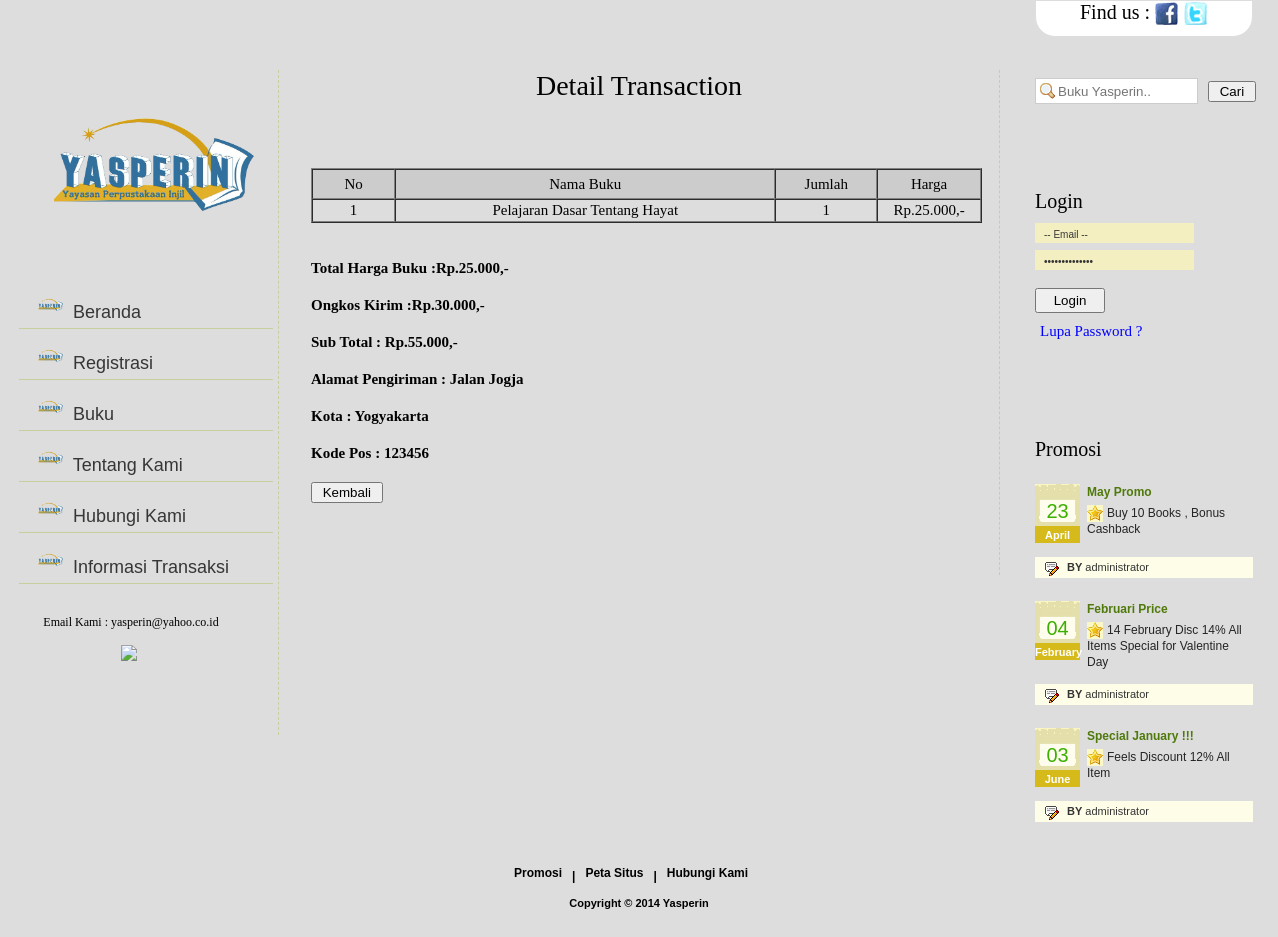
The page /detailtransaksi2.php?idpemesanan=PM0003 on the database its author committed.
### tables this page shows
CREATE TABLE IF NOT EXISTS `detailpemesanan` (
  `IdDetailPemesanan` int(11) NOT NULL AUTO_INCREMENT,
  `IdPemesanan` varchar(6) NOT NULL,
  `IdBuku` varchar(6) NOT NULL,
  `Harga` int(11) NOT NULL,
  `Jumlah` int(11) NOT NULL,
  `Diskon` int(11) NOT NULL,
  PRIMARY KEY (`IdDetailPemesanan`)
);

CREATE TABLE IF NOT EXISTS `buku` (
  `IdBuku` varchar(6) NOT NULL,
  `Sampul` varchar(100) NOT NULL,
  `Judul` varchar(50) NOT NULL,
  `Penulis` varchar(25) NOT NULL,
  `Kategori` varchar(20) NOT NULL,
  `Sinopsis` text NOT NULL,
  `Harga` int(11) NOT NULL,
  PRIMARY KEY (`IdBuku`)
);

CREATE TABLE IF NOT EXISTS `pengiriman` (
  `IdPengiriman` varchar(6) NOT NULL,
  `Tanggal` date NOT NULL,
  `Ongkos` int(6) NOT NULL,
  `Alamat` varchar(200) NOT NULL,
  `KodePos` int(7) NOT NULL,
  `Kota` varchar(20) NOT NULL,
  `Status` varchar(15) NOT NULL,
  `IdPemesanan` varchar(6) NOT NULL,
  PRIMARY KEY (`IdPengiriman`)
);

CREATE TABLE IF NOT EXISTS `promo` (
  `IDPromosi` int(11) NOT NULL AUTO_INCREMENT,
  `JudulPromo` varchar(100) NOT NULL,
  `IsiPromo` text NOT NULL,
  `TglPromo` date NOT NULL,
  `IdPengurus` varchar(15) NOT NULL,
  PRIMARY KEY (`IDPromosi`)
);

### controller/conf.php (called while the page is built, shortened)
<?php
function rp($angka){
	$angka = number_format($angka);
	$angka = str_replace(',', '.', $angka);
	$angka ="$angka";
	return "Rp.".$angka.",-";
}
?>

### detailtransaksi2.php (the view, shortened to what this page needs)
<?php
require("header.php");
?>
	<div id="contentWrap">
 		<div id="contentPanel">
		<?php require("leftPanel.php"); ?>
<div id="middlePanel">
   				<div class="top">
    				<h2 align="center">Detail Transaction</h2>
   				</div>
                <div class="bottom">
<br/><br/>
<table width="671" border="1" cellspacing="0" cellpadding="2" align="center">
    <tr>
      <td width="82" height="24" align="center" bgcolor="#CCCCCC">No</td>
      <td width="400" align="center" bgcolor="#CCCCCC">Nama Buku</td>
      <td width="100" align="center" bgcolor="#CCCCCC">Jumlah</td>
	  <td width="100" align="center" bgcolor="#CCCCCC">Harga</td>
    </tr>
    <?php
	$rs2 = mysql_query("select * from detailpemesanan where IdPemesanan='".$_GET['idpemesanan']."'");
	$pengiriman = mysql_fetch_array(mysql_query("select * from pengiriman where IdPemesanan='".$_GET['idpemesanan']."'"));
	while($row = mysql_fetch_array($rs2))
	{
	$i++;
	$total += $row["Harga"]*$row["Jumlah"];
	?>
    <form method="post" name="form<?php echo $i; ?>" id="form<?php echo $i; ?>" >
    <tr>
    	<td align="center"><?php echo $i; ?></td>
    	<td align="center"><?php
		$namabuku = mysql_fetch_array(mysql_query("select judul from buku where IdBuku='".$row['IdBuku']."'"));
		echo $namabuku[0];
		?></td>
		<td align="center"><?php echo $row["Jumlah"]; ?></td>
        <td align="center"><?php echo rp($row["Harga"]); ?></td>
    </tr>
    </form>
    <?php
	}
	?>
    </table><br/>
	<h4>Total Harga Buku :<?php echo rp($total); ?></h4>
	<h4>Ongkos Kirim :<?php echo rp($pengiriman['Ongkos']); ?></h4>
	<h4>Sub Total : <?php echo rp($total+$pengiriman['Ongkos']); ?></h4>
	<h4>Alamat Pengiriman : <?php echo $pengiriman['Alamat']; ?></h4>
	<h4>Kota : <?php echo $pengiriman['Kota']; ?></h4>
	<h4>Kode Pos : <?php echo $pengiriman['KodePos']; ?></h4>
	<a href="kelola_transaksi.php" style="text-decoration:none"><input type="button" value=" Kembali "/></a>	<br/><br/>
    <br/>
				</div>
  	</div>
	<?php
			require("rightPanel.php");
		?>
 		</div>
	</div>
	<?php
		require("footer.php");
	?>
</body>
</html>

### rightPanel.php (shortened to what this page needs)
<div id="rigtPanel">
			<div id="header-search" >
			<form method="post" action="cari_buku.php">
			<input type="text" name="txtsearch" class="search" placeholder="Buku Yasperin.." id="search" />
			<input type="submit" value=" Cari "  />
			</form>
			</div>
			   <div class="contacts">
			   	<br/><br/>
				<?php
					if($nama == NULL || $nama == "")
					{
				?>
   				<h2>Login</h2>
				<form method="POST" action="controller/doLoginUser.php">
   				<input class="inp" name="txtusername" type="text" value="-- Email --" onfocus="if(this.value=='-- Email --')this.value=''" onblur="if(this.value=='')this.value='-- Email --'"/>
   				<input class="inp" name="txtpassword" type="password" value="-- Password --" onfocus="if(this.value=='-- Password --')this.value=''" onblur="if(this.value=='')this.value='-- Password --'"/>
				<br/>
				<input type="submit" value="Login" style="width:70px;height:25px;margin-right:10px"/>
				<br/>
				<a href="lupasandi.php">Lupa Password ?</a>
				<br/>
				<div class="error">
				</div>
				</form>
				<?php
					}
				?>
  				</div>
  				<div class="services">
			<br/><br/>
			<br/><br/>
   				<h2>Promosi</h2>
   				<ul>
				<?php
				$rs = mysql_query("select * from promo order by IDPromosi desc");
				while($row = mysql_fetch_array($rs))
				{
				$date = $row["TglPromo"];
				?>
    					<li>
      						<div class="cal"><?php echo date("d", strtotime($date)); ?><span><?php echo date("F", strtotime($date)); ?></span></div>
      						<h2><?php echo $row["JudulPromo"]; ?></h2>
      						<p><?php echo $row["IsiPromo"]; ?></p>
      						<div class="author"><span>BY</span> administrator</div>
    					</li>
				<?php
					}
				?>
   				</ul>
  				</div>
 			</div>

### styles.css (style rules this page uses)
body { margin:0px; padding:0px; background:#DDDDDD;font-family:Verdana; }
#contentWrap { width:100%; margin:0px; padding:0px; float:left; background:#DDDDDD repeat-x }
#contentPanel { width:1240px; margin:0 auto; padding:33px 0 0 0 }
#header-search { bottom: 0; right: 0; width: 252px; height: 34px; padding: 8px 0 25px 0px; }
input.search { background:#FFFFFF url(images/search.png) no-repeat 4px 4px; padding:4px 4px 4px 22px; border:1px solid #CCCCCC; width: 135px; height: 16px; margin-right: 6px; color:#5F5F5F; }
#middlePanel { width:688px; margin:0px; padding:0 0 38px 32px; float:left; border-right:#c6d09d dashed 1px }
#middlePanel .top { width:650px; margin:0px; padding:0 0 0 3px; float:left }
#middlePanel .top h2 { width:650px; margin:0px; padding:0px; float:left; font-family:Verdana; font-size:28px; color:#000000; line-height:32px; font-weight:normal }
#middlePanel .bottom { width:668px; margin:32px 0 0 0; padding:0px; float:left; font-family:Verdana; font-size:15px; }
#rigtPanel { width:218px; margin:0px; padding:0 0 0 35px; float:left }
#rigtPanel .services { width:218px; margin:0px; padding:0px; float:left }
#rigtPanel .services h2 { width:218px; margin:0px; padding:0px; float:left; font-family:Verdana; font-size:20px; color:#000000; line-height:24px; font-weight:normal }
#rigtPanel .services ul { width:218px; margin:23px 0 0 0; padding:0px; float:left; display:block }
#rigtPanel .services ul li { width:218px; margin:0px; padding:0 0 23px 0; float:left; display:block }
#rigtPanel .services ul li .cal { width:45px; height:44px; margin:0px; padding:15px 0 0 0; float:left; font-family:Arial; font-size:20px; color:#3bb000; line-height:24px; text-align:center; background:url(images/calendar.jpg) no-repeat }
#rigtPanel .services ul li .cal span { width:45px; float:left; padding:0px; font-family:Arial; font-size:11px; color:#FFFFFF; text-align:center; font-weight:bold; margin:0px }
#rigtPanel .services ul li h2 { width:164px; margin:0px; padding:0 0 0 7px; float:left; font-family:Arial; font-size:12px; color:#4f790a; line-height:16px; font-weight:bold }
#rigtPanel .services ul li p { width:165px; margin:5px 0 0 0; padding:0 0 0 7px; float:left; font-family:Arial; font-size:12px; color:#252525; line-height:16px; text-indent:20px; background:url(images/star.jpg) no-repeat 7px 0 }
#rigtPanel .services ul li .author { width:186px; height:21px; margin:14px 0 0 0; padding:0 0 0 32px; float:left; font-family:Arial; font-size:11px; color:#343434; line-height:20px; background:#fefde7 url(images/author.jpg) no-repeat 10px 0 }
#rigtPanel .services ul li .author span { font-weight:bold }
#rigtPanel .contacts { width:220px; margin:16px 0 0 0; padding:0px; float:left ;font-family:Verdana; }
#rigtPanel .contacts h2 { width:200px; margin:0px; padding:0 0 3px 0; float:left; font-family:Verdana; font-size:20px; color:#000000; line-height:24px; font-weight:normal }
#rigtPanel .contacts .inp { width:150px; height:17px; margin:7px 0 0 0; padding:3px 0 0 9px; float:left; font-family:Arial; font-size:10px; color:#363636; border:0px; background:#f3efc0 }
#rigtPanel .contacts a { height:16px; margin:10px 0 0 0; margin-left:5px; padding:0px; float:left; color:blue; font-family:Verdana; font-size:15px; text-decoration:none; }
#rigtPanel .error { width:200px; height:16px; margin:10px 0 0 0; margin-left:5px; padding:0px; float:left; font-family:Arial; font-size:12px;text-decoration:none; color:red; }

### rows shown on the page
detailpemesanan: IdBuku.Judul "Pelajaran Dasar Tentang Hayat", Jumlah "1", Harga "Rp.25.000,-"
pengiriman: Ongkos "Rp.30.000,-", rp($total+$pengiriman['Ongkos']) "Rp.55.000,-", Alamat "Jalan Jogja", Kota "Yogyakarta", KodePos "123456"
promo: TglPromo "23", TglPromo "April", JudulPromo "May Promo", IsiPromo "Buy 10 Books , Bonus Cashback"
promo: TglPromo "04", TglPromo "February", JudulPromo "Februari Price", IsiPromo "14 February Disc 14% All Items Special for Valentine Day"
promo: TglPromo "03", TglPromo "June", JudulPromo "Special January !!!", IsiPromo "Feels Discount 12% All Item"

### other values the page prints
rp($total) "Rp.25.000,-"
